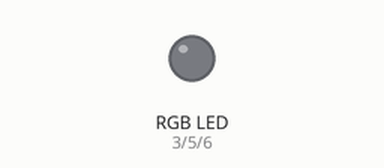
Bench run of a sketch on a simulated Arduino Uno, built with avr-gcc and run on an emulated ATmega328P. On the bench: an RGB LED mixed from three pins (HIGH = lit).

Above: at 0.15 s.
Timing chart, 0 to 1.6 s (numbered marks = the images above):
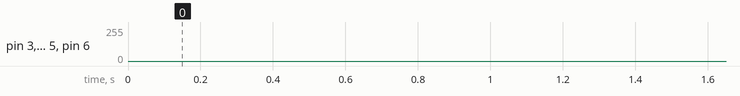

The sketch:

RGB.ino
```cpp
int redpin = 3; //select the pin for the red LED
int bluepin = 6; // select the pin for the  blue LED
int greenpin = 5;// select the pin for the green LED

int val;

void setup() {
  pinMode(redpin, OUTPUT);
  pinMode(bluepin, OUTPUT);
  pinMode(greenpin, OUTPUT);
  Serial.begin(9600);
}

void loop()
{
  for(val = 255; val > 0; val--)
  {
    analogWrite(redpin, val);  //set PWM value for red
    analogWrite(bluepin, 255 - val); //set PWM value for blue
    analogWrite(greenpin, 128 - val); //set PWM value for green
    delay(1);
  }
  for(val = 0; val < 255; val++)
  {
    analogWrite(redpin, val);
    analogWrite(bluepin, 255 - val);
    analogWrite(greenpin, 128 - val);
    delay(1);
  }
}
```
